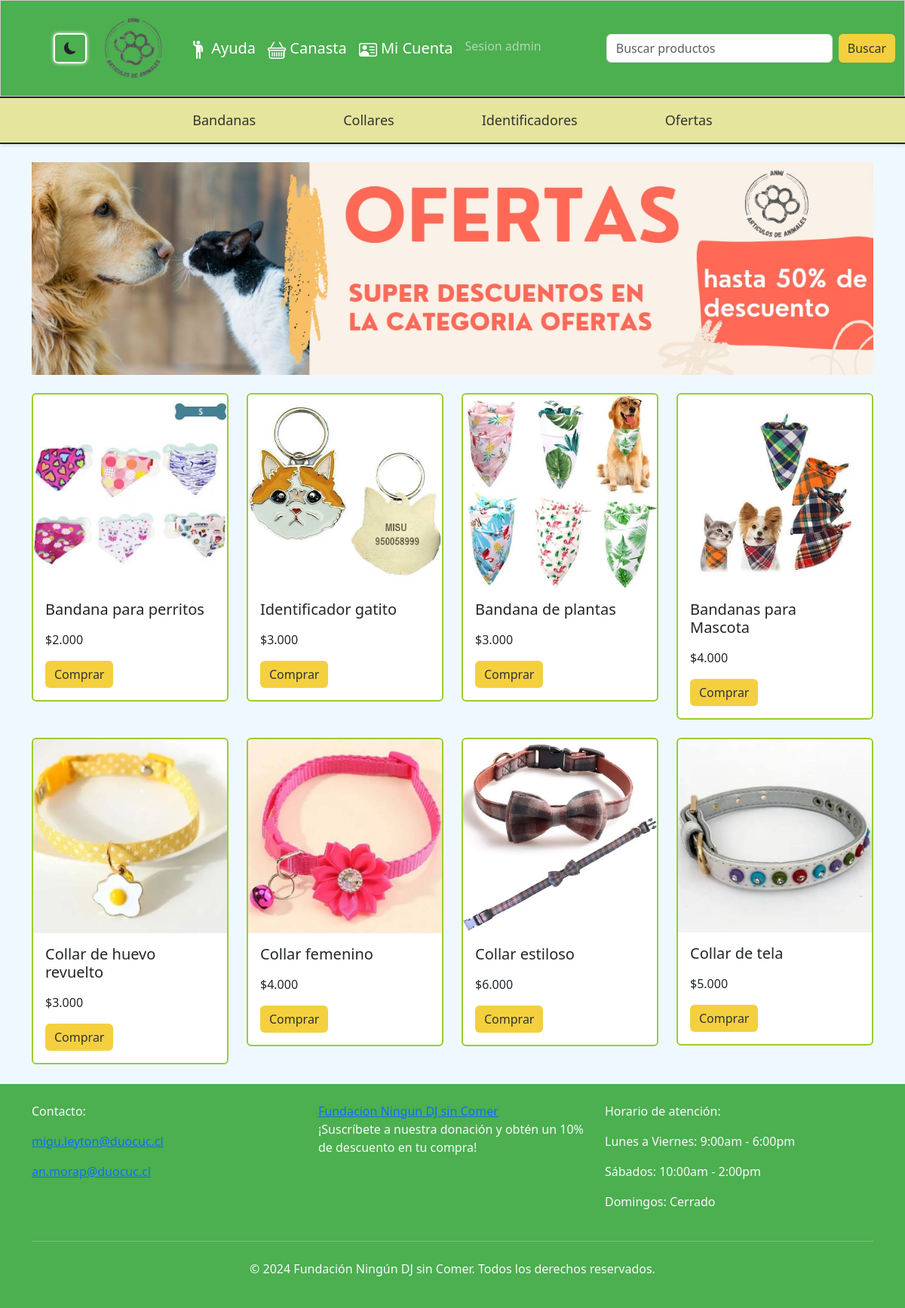
The app's page /aplicacion/ofertas/ with its own data.
### aplicacion/models.py (models this page shows, shortened)
class Producto_ofertas(models.Model):
    imagen = models.ImageField(upload_to='productos/')
    nombre = models.CharField(max_length=100)
    texto = models.CharField(max_length=100)
    precio = models.CharField(max_length=50)

### aplicacion/views.py (the view)
# urls.py: path('ofertas/',views.ofertas, name='ofertas'),
def ofertas(request):
    productos = Producto_ofertas.objects.all()
    return render(request, 'paginas/ofertas.html', {'productos': productos})

### aplicacion/templates/paginas/ofertas.html (shortened to what this page needs)
<!DOCTYPE html>
<html lang="en">
<head>
    {% load static %}
    <link rel="stylesheet" href="{% static 'bootstrap-5.3.3-dist/css/bootstrap.min.css' %}">
    <link rel="stylesheet" href="{% static 'css/style_ofertas.css' %}">
    <link rel="stylesheet" href="https://cdn.jsdelivr.net/npm/bootstrap-icons@1.11.3/font/bootstrap-icons.min.css">
</head>
<body>
    <nav id="navbar1" class="navbar navbar-expand-lg navbar-dark bg-success">
        <button id="boton_modo_oscuro" onclick="cambiarTema()" class="btn rounded-fill">
            <i id="icono_modo" class="bi bi-moon-fill"></i>
        </button>
        <div class="container">
            <a class="navbar-brand" href="{% url 'index' %}">
                <img src="{% static 'img/LogotipoANMI.png' %}" id="logo" alt="ANMI Logo">
            </a>
            <div class="collapse navbar-collapse justify-content-between" id="navbarSupportedContent">
                <ul class="navbar-nav mb-2 mb-lg-0">
                    <li class="nav-item">
                        <a id="textonav1" class="nav-link" href="{% url 'ayuda' %}">
                            Ayuda
                        </a>
                    </li>
                    <li class="nav-item">
                        <a id="textonav1" class="nav-link" href="{% url 'ver_canasta' %}">
                            Canasta
                        </a>
                    </li>
                    <li class="nav-item">
                        <a id="textonav1" class="nav-link" href="{% url 'micuenta' %}">
                            Mi Cuenta
                        </a>
                    </li>
                    <li class="nav-item">
                        <a class="nav-link" href="{% url 'lista_productos' %}">Sesion admin
                        </a>
                    </li>
                </ul>
                <form id="search-form" class="d-flex">
                    <input class="form-control me-2" id="search-bar" type="search" placeholder="Buscar productos" aria-label="Search">
                    <button class="btn btn-outline-light" id="search-button" type="submit">Buscar</button>
                </form>
            </div>
        </div>
    </nav>
    <nav id="navbar2" class="navbar navbar-expand-lg navbar-light bg-light">
        <div class="container">
            <div class="collapse navbar-collapse" id="navbarNavDropdown2">
                <ul class="navbar-nav mx-auto">
                    <li id="item_navbar2" class="nav-item">
                        <a id="textonav2" class="nav-link textoNavbar2" href="{% url 'bandanas' %}">
                            Bandanas
                        </a>
                    </li>
                    <li id="item_navbar2" class="nav-item">
                        <a id="textonav2" class="nav-link textoNavbar2" href="{% url 'collares' %}">
                            Collares
                        </a>
                    </li>
                    <li id="item_navbar2" class="nav-item">
                        <a id="textonav2" class="nav-link textoNavbar2" href="{% url 'identificadores' %}">
                            Identificadores
                        </a>
                    </li>
                    <li id="item_navbar2" class="nav-item">
                        <a id="textonav2" class="nav-link textoNavbar2" href="{% url 'ofertas' %}">
                            Ofertas
                        </a>
                    </li>
                </ul>
            </div>
        </div>
    </nav>
    <br>
    <div class="container text-center">
        <div class="row">
            <div class="col-12">
                <img src="{% static 'img/BannerOutletOfertas.jpg' %}" class="img-fluid" alt="Productos más vendidos">
            </div>
        </div>
    </div>
    <div class="container mt-4">
        <div class="row">
            {% for x in productos %}
                <div class="col-sm-6 col-md-3 mb-4">
                    <div class="card">
                        <img src="{{ x.imagen.url }}" class="card-img-top img-fluid" alt="...">
                        <div class="card-body">
                            <h5 class="card-title">{{x.nombre}}</h5>
                            <p class="card-text">${{x.precio}}</p>
                            <a href="{% url 'agregar_al_carrito_ofertas' x.id %}" class="btn btn-primary">Comprar</a>
                        </div>
                    </div>
                </div>
                {% if forloop.counter|divisibleby:4 and not forloop.last %}
                    </div><div class="row">
                {% endif %}
            {% endfor %}
        </div>
    </div>
    <footer id="footer" class="py-4 text-light">
        <div class="container">
            <div class="row">
                <div class="col-md-4">
                    <address>
                        <p>Contacto:</p>
                        <p><a href="mailto:migu.leyton@duocuc.cl">migu.leyton@duocuc.cl</a></p>
                        <p><a href="mailto:an.morap@duocuc.cl">an.morap@duocuc.cl</a></p>
                    </address>
                </div>
                <div class="col-md-4">
                    <a href="{% url 'fundacion' %}">Fundacion Ningun DJ sin Comer</a>
                    <p class="mb-0">¡Suscríbete a nuestra donación y obtén un 10% de descuento en tu compra!</p>
                </div>
                <div class="col-md-4">
                    <p>Horario de atención:</p>
                    <p>Lunes a Viernes: 9:00am - 6:00pm</p>
                    <p>Sábados: 10:00am - 2:00pm</p>
                    <p>Domingos: Cerrado</p>
                </div>
            </div>
            <hr class="my-4">
            <div class="text-center">
                <p>&copy; 2024 Fundación Ningún DJ sin Comer. Todos los derechos reservados.</p>
            </div>
        </div>
    </footer>
</body>
</html>

### proyecto/static/css/style_ofertas.css (style rules this page uses)
body { background-color: aliceblue; box-shadow: 0px 0px 20px rgba(0, 0, 0, 0.1); border-radius: 2px solid; }
#navbar1 { background-color: #4CAF50 !important; border: 1px solid #ccc; box-shadow: 2px 2px 5px rgba(0, 0, 0, 0.1); }
#boton_modo_oscuro { margin-left: 70px; }
#logo { width: 100px; }
#search-button, .btn-primary { background-color: #F4D03F; color: #333; border: black; }
.navbar-toggler-icon, .nav-link svg { width: 1.5rem; height: 1.5rem; }
#search-bar { width: 300px; }
#textonav1 { color: #FFFFFF; font-size: 20px; }
#navbar2 { background-color: rgb(229, 229, 158) !important; box-shadow: 2px 2px 5px rgba(0, 0, 0, 0.1); border: 2px solid; border-left: #333333; border-right: #333333; }
#item_navbar2 { text-align: center; padding-left: 50px; padding-right: 50px; }
#textonav2 { color: #333333; font-size: large; }
.card { border: 2px solid #9ACD32; }
#footer { background-color: #4CAF50; color: #333333; box-shadow: 2px 2px 5px rgba(0, 0, 0, 0.1); border-top: 2px solid; }
#boton_modo_oscuro { border: 2px solid #fff; box-shadow: 0 0 5px #fff; }

### records on screen
Producto_ofertas: imagen (picture), nombre "Bandana para perritos", precio "2.000"
Producto_ofertas: imagen (picture), nombre "Identificador gatito", precio "3.000"
Producto_ofertas: imagen (picture), nombre "Bandana de plantas", precio "3.000"
Producto_ofertas: imagen (picture), nombre "Bandanas para Mascota", precio "4.000"
Producto_ofertas: imagen (picture), nombre "Collar de huevo revuelto", precio "3.000"
Producto_ofertas: imagen (picture), nombre "Collar femenino", precio "4.000"
Producto_ofertas: imagen (picture), nombre "Collar estiloso", precio "6.000"
Producto_ofertas: imagen (picture), nombre "Collar de tela", precio "5.000"
